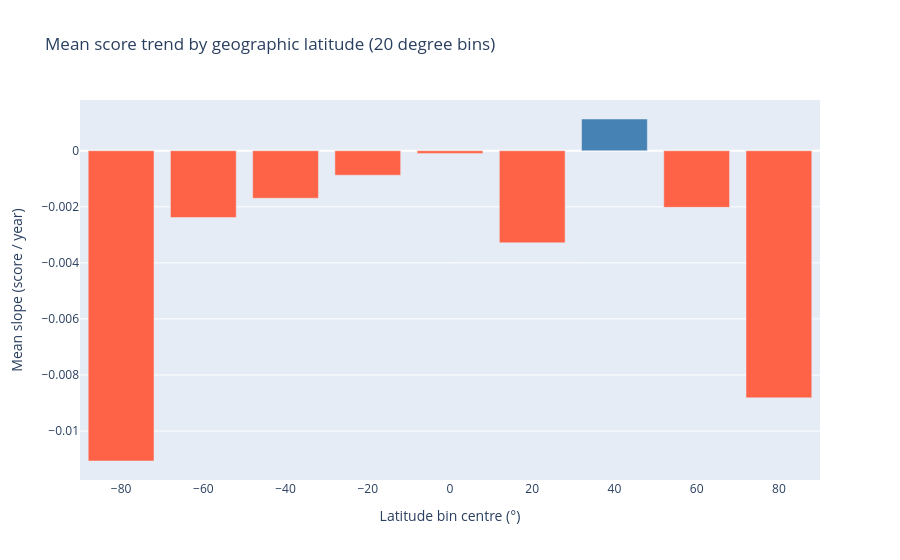

The cell this chart's notebook holds for it:
### Code cell
# Figure 9
make_lat_trends(
    fits,
    ppp_windowed_ranks,
    title=("Mean score trend by geographic latitude (20 degree bins)"),
)

### Figure 1 — Plotly figure (JSON) as saved in the notebook; plotly's stock layout.template omitted (floating-point values rounded to 4 significant figures)
{"data": [{"marker": {"color": ["tomato", "tomato", "tomato", "tomato", "tomato", "tomato", "steelblue", "tomato", "tomato"]}, "type": "bar", "x": [-80.0, -60.0, -40.0, -20.0, 0.0, 20.0, 40.0, 60.0, 80.0], "y": [-0.01107, -0.002382, -0.001695, -0.000872, -9.551e-05, -0.003283, 0.001132, -0.00202, -0.008816]}], "layout": {"title": {"text": "Mean score trend by geographic latitude (20 degree bins)"}, "xaxis": {"title": {"text": "Latitude bin centre (°)"}}, "yaxis": {"title": {"text": "Mean slope (score / year)"}}}}
